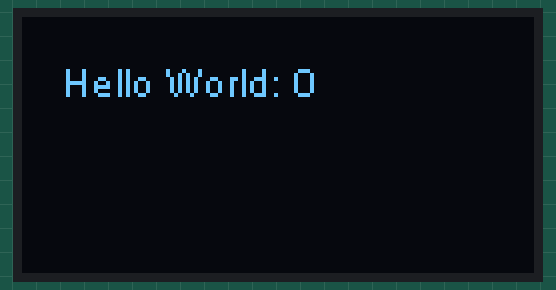
Recording of a sketch running on a simulated ESP8266 (NodeMCU). Shown: 128×64 one-colour display.

Above: at 0.18 s.
At 5.11 s:
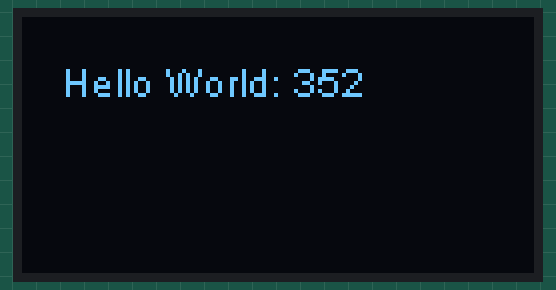
At 10.05 s:
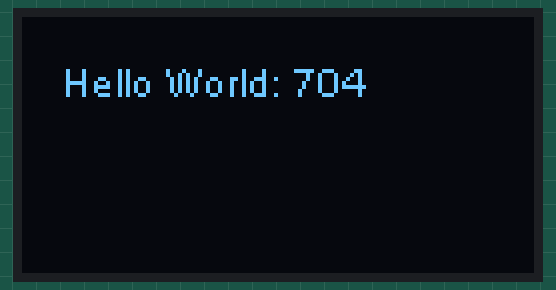
At 19.92 s:
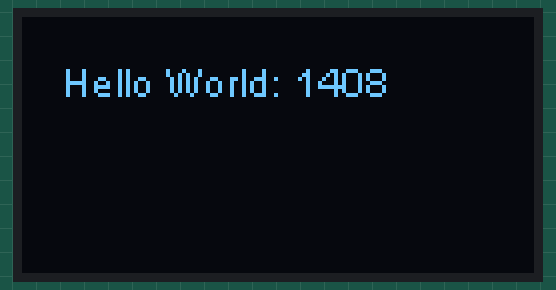
At 29.79 s:
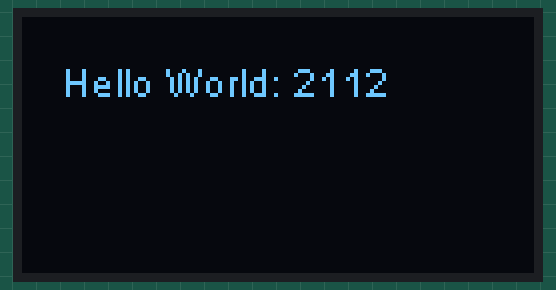
At 39.66 s:
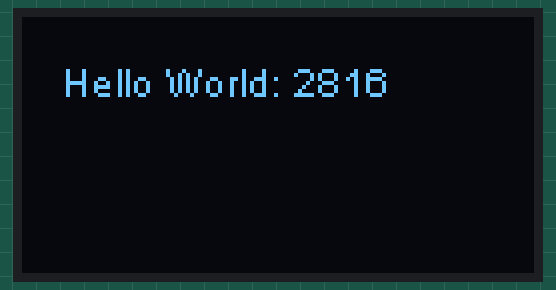

The sketch:

Exercise_05_03_Solution.ino
```cpp
#include <Wire.h>
#include "SSD1306Wire.h"

SSD1306Wire  display(0x3c, D3, D4);

// Optional: declare counter and show it on the display
uint16_t counter = 0;

void setup() {
  // Initialize the driver
  display.init();

  // Set the font type here
  display.setFont(ArialMT_Plain_10);

  // Set the drawing color once
  display.setColor(WHITE);
}

void loop() {
  // Clear the frame buffer
  display.clear();

  // Draw the text and optionally add a counter
  display.drawString (10, 10, "Hello World: " + String(counter));

  // Write the frame buffer to the display.
  display.display();

  // Optional: Increase counter
  counter++;

}
```
